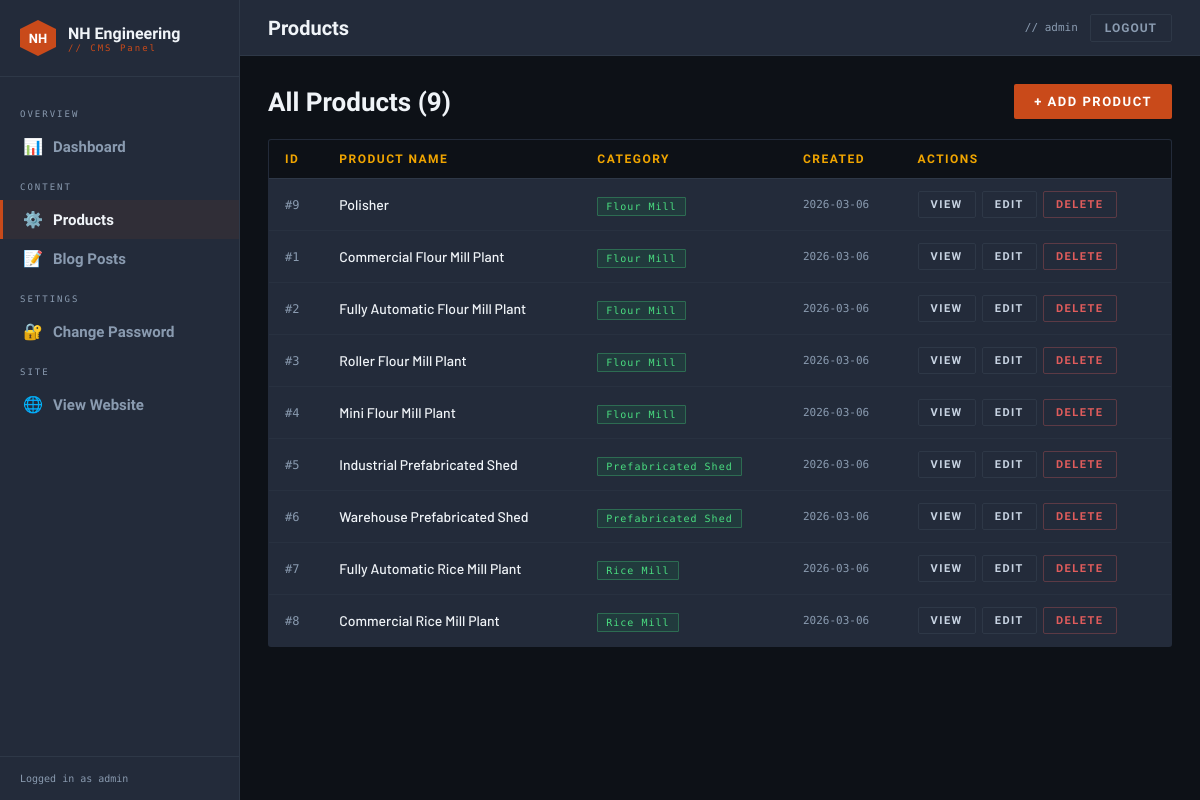
Screenshot of /admin/products (signed in) with the database file from the repository.
### tables this page shows
CREATE TABLE products (
                id INTEGER PRIMARY KEY AUTOINCREMENT,
                name TEXT NOT NULL,
                category TEXT NOT NULL,
                description TEXT,
                specs TEXT,
                image_url TEXT,
                created_at TEXT DEFAULT CURRENT_TIMESTAMP
            );

### app.py (the view)
@app.route('/admin/products')
@login_required
def admin_products():
    products = query_db("SELECT * FROM products ORDER BY created_at DESC")
    return render_template('admin/products.html', products=products)

### app.py (called while the page is built)
def get_db():
    db = getattr(g, '_database', None)
    if db is None:
        db = g._database = sqlite3.connect(DATABASE)
        db.row_factory = sqlite3.Row
    return db

@app.teardown_appcontext
def close_connection(exception):
    db = getattr(g, '_database', None)
    if db is not None:
        db.close()

def query_db(query, args=(), one=False):
    cur = get_db().execute(query, args)
    rv = cur.fetchall()
    cur.close()
    return (rv[0] if rv else None) if one else rv

def login_required(f):
    @wraps(f)
    def decorated(*args, **kwargs):
        if not session.get('admin_logged_in'):
            return redirect(url_for('admin_login'))
        return f(*args, **kwargs)
    return decorated

### templates/admin/products.html (shortened to what this page needs)
{% extends "admin/base_admin.html" %}
{% block page_title %}Products{% endblock %}
{% block content %}
<div class="section-header">
    <h2>All Products ({{ products|length }})</h2>
    <a href="/admin/products/new" class="btn btn-primary">+ Add Product</a>
</div>
<table class="admin-table">
    <thead>
        <tr>
            <th>ID</th>
            <th>Product Name</th>
            <th>Category</th>
            <th>Created</th>
            <th>Actions</th>
        </tr>
    </thead>
    <tbody>
    {% for p in products %}
    <tr>
        <td style="font-family:'Share Tech Mono',monospace;color:var(--smoke);font-size:12px;">#{{ p['id'] }}</td>
        <td style="color:var(--white);font-weight:500;">{{ p['name'] }}</td>
        <td><span class="badge badge-published">{{ p['category'] }}</span></td>
        <td style="font-family:'Share Tech Mono',monospace;font-size:11px;color:var(--smoke);">{{ p['created_at'][:10] }}</td>
        <td>
            <div style="display:flex;gap:6px;">
                <a href="/products/{{ p['id'] }}" target="_blank" class="btn btn-secondary btn-sm">View</a>
                <a href="/admin/products/{{ p['id'] }}/edit" class="btn btn-secondary btn-sm">Edit</a>
                <form method="POST" action="/admin/products/{{ p['id'] }}/delete" onsubmit="return confirm('Delete this product?');" style="display:inline;">
                    <button type="submit" class="btn btn-danger btn-sm">Delete</button>
                </form>
            </div>
        </td>
    </tr>
    {% else %}
    <tr>
        <td colspan="5" style="text-align:center;padding:40px;color:var(--smoke);">
            No products yet. <a href="/admin/products/new" style="color:var(--rust);">Add the first one →</a>
        </td>
    </tr>
    {% endfor %}
    </tbody>
</table>
{% endblock %}

### templates/admin/base_admin.html (style rules this page uses)
:root { --steel:#1a1f2e;--iron:#0d1117;--rust:#c94a1a;--amber:#f0a500;--smoke:#8a9bb0;--cloud:#c8d4e3;--white:#f0f4f8;--plate:#232b3a;--rivet:#2e3847; }
*,*::before,*::after { box-sizing:border-box;margin:0;padding:0; }
body { font-family:'Barlow',sans-serif;background:var(--iron);color:var(--cloud);min-height:100vh;display:flex; }
.admin-table { width:100%;border-collapse:collapse;background:var(--plate);border-radius:3px;overflow:hidden;border:1px solid var(--rivet); }
.admin-table th { font-family:'Barlow Condensed',sans-serif;font-weight:700;font-size:12px;letter-spacing:1.5px;text-transform:uppercase;color:var(--amber);background:var(--iron);padding:12px 16px;text-align:left;border-bottom:1px solid var(--rivet); }
.admin-table td { padding:12px 16px;font-size:14px;border-bottom:1px solid rgba(46,56,71,0.5);vertical-align:middle; }
.admin-table tr:last-child td { border-bottom:none; }
.btn { display:inline-flex;align-items:center;gap:8px;font-family:'Barlow Condensed',sans-serif;font-weight:700;font-size:13px;letter-spacing:1.5px;text-transform:uppercase;text-decoration:none;padding:10px 20px;border-radius:2px;border:none;cursor:pointer;transition:all 0.2s; }
.btn-primary { background:var(--rust);color:white; }
.btn-secondary { background:transparent;color:var(--cloud);border:1px solid var(--rivet); }
.btn-danger { background:transparent;color:#e05c5c;border:1px solid rgba(224,92,92,0.3); }
.btn-sm { padding:6px 12px;font-size:11px; }
.section-header { display:flex;align-items:center;justify-content:space-between;margin-bottom:20px; }
.section-header h2 { font-family:'Barlow Condensed',sans-serif;font-weight:800;font-size:26px;color:var(--white); }
.badge { font-family:'Share Tech Mono',monospace;font-size:10px;padding:3px 8px;border-radius:1px;letter-spacing:1px; }
.badge-published { background:rgba(26,122,74,0.2);color:#4ade80;border:1px solid rgba(74,222,128,0.3); }

### rows the page displays
products: id "9", name "Polisher", category "Flour Mill", created_at "2026-03-06"
products: id "1", name "Commercial Flour Mill Plant", category "Flour Mill", created_at "2026-03-06"
products: id "2", name "Fully Automatic Flour Mill Plant", category "Flour Mill", created_at "2026-03-06"
products: id "3", name "Roller Flour Mill Plant", category "Flour Mill", created_at "2026-03-06"
products: id "4", name "Mini Flour Mill Plant", category "Flour Mill", created_at "2026-03-06"
products: id "5", name "Industrial Prefabricated Shed", category "Prefabricated Shed", created_at "2026-03-06"
products: id "6", name "Warehouse Prefabricated Shed", category "Prefabricated Shed", created_at "2026-03-06"
products: id "7", name "Fully Automatic Rice Mill Plant", category "Rice Mill", created_at "2026-03-06"
products: id "8", name "Commercial Rice Mill Plant", category "Rice Mill", created_at "2026-03-06"

### other values shown
{{ session.get('admin_user','admin') }} "admin"
{{ products|length }} "9"
